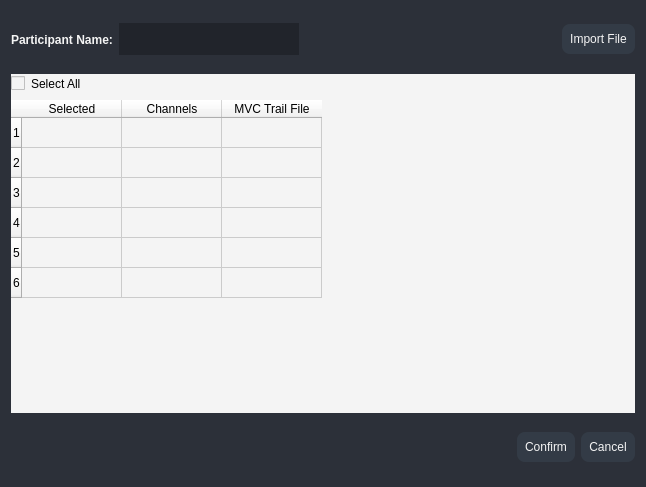
<?xml version="1.0" encoding="UTF-8"?>
<ui version="4.0">
 <class>Form</class>
 <widget class="QWidget" name="Form">
  <property name="geometry">
   <rect>
    <x>0</x>
    <y>0</y>
    <width>646</width>
    <height>487</height>
   </rect>
  </property>
  <property name="windowTitle">
   <string>Form</string>
  </property>
  <property name="styleSheet">
   <string notr="true">background-color:#2c3039;</string>
  </property>
  <layout class="QVBoxLayout" name="verticalLayout">
   <item>
    <widget class="QFrame" name="top">
     <property name="sizePolicy">
      <sizepolicy hsizetype="Preferred" vsizetype="Expanding">
       <horstretch>0</horstretch>
       <verstretch>1</verstretch>
      </sizepolicy>
     </property>
     <property name="styleSheet">
      <string notr="true">border:none;</string>
     </property>
     <property name="frameShape">
      <enum>QFrame::StyledPanel</enum>
     </property>
     <property name="frameShadow">
      <enum>QFrame::Raised</enum>
     </property>
     <layout class="QHBoxLayout" name="horizontalLayout_2">
      <property name="spacing">
       <number>0</number>
      </property>
      <property name="leftMargin">
       <number>0</number>
      </property>
      <property name="topMargin">
       <number>0</number>
      </property>
      <property name="rightMargin">
       <number>0</number>
      </property>
      <property name="bottomMargin">
       <number>0</number>
      </property>
      <item>
       <widget class="QFrame" name="name">
        <property name="frameShape">
         <enum>QFrame::StyledPanel</enum>
        </property>
        <property name="frameShadow">
         <enum>QFrame::Raised</enum>
        </property>
        <layout class="QHBoxLayout" name="horizontalLayout">
         <property name="leftMargin">
          <number>0</number>
         </property>
         <property name="topMargin">
          <number>0</number>
         </property>
         <property name="rightMargin">
          <number>0</number>
         </property>
         <property name="bottomMargin">
          <number>0</number>
         </property>
         <item>
          <widget class="QLabel" name="label">
           <property name="styleSheet">
            <string notr="true">font-weight:bold;
color:#f4f4f4;</string>
           </property>
           <property name="text">
            <string>Participant Name:</string>
           </property>
          </widget>
         </item>
         <item>
          <widget class="QLineEdit" name="lineEdit_3">
           <property name="sizePolicy">
            <sizepolicy hsizetype="Expanding" vsizetype="Fixed">
             <horstretch>8</horstretch>
             <verstretch>0</verstretch>
            </sizepolicy>
           </property>
           <property name="minimumSize">
            <size>
             <width>180</width>
             <height>32</height>
            </size>
           </property>
           <property name="styleSheet">
            <string notr="true">background-color: #21242b;
</string>
           </property>
           <property name="text">
            <string/>
           </property>
           <property name="placeholderText">
            <string/>
           </property>
          </widget>
         </item>
        </layout>
       </widget>
      </item>
      <item>
       <spacer name="horizontalSpacer">
        <property name="orientation">
         <enum>Qt::Horizontal</enum>
        </property>
        <property name="sizeHint" stdset="0">
         <size>
          <width>213</width>
          <height>20</height>
         </size>
        </property>
       </spacer>
      </item>
      <item>
       <widget class="QPushButton" name="import_btn">
        <property name="cursor">
         <cursorShape>PointingHandCursor</cursorShape>
        </property>
        <property name="styleSheet">
         <string notr="true">color:#f4f4f4;
background-color: #333b46;
padding:8px 8px;
marging:2px 2px;
border-radius:8px;</string>
        </property>
        <property name="text">
         <string>Import File</string>
        </property>
        <property name="icon">
         <iconset>
          <normaloff>images/icons/cil-file.png</normaloff>images/icons/cil-file.png</iconset>
        </property>
       </widget>
      </item>
     </layout>
    </widget>
   </item>
   <item>
    <widget class="QFrame" name="body">
     <property name="sizePolicy">
      <sizepolicy hsizetype="Preferred" vsizetype="Expanding">
       <horstretch>0</horstretch>
       <verstretch>6</verstretch>
      </sizepolicy>
     </property>
     <property name="styleSheet">
      <string notr="true">background-color:#f4f4f4;
border:none;</string>
     </property>
     <property name="frameShape">
      <enum>QFrame::StyledPanel</enum>
     </property>
     <property name="frameShadow">
      <enum>QFrame::Raised</enum>
     </property>
     <layout class="QVBoxLayout" name="verticalLayout_2">
      <property name="spacing">
       <number>-1</number>
      </property>
      <property name="leftMargin">
       <number>0</number>
      </property>
      <property name="topMargin">
       <number>0</number>
      </property>
      <property name="rightMargin">
       <number>0</number>
      </property>
      <property name="bottomMargin">
       <number>0</number>
      </property>
      <item>
       <widget class="QFrame" name="frame_2">
        <property name="frameShape">
         <enum>QFrame::StyledPanel</enum>
        </property>
        <property name="frameShadow">
         <enum>QFrame::Raised</enum>
        </property>
        <layout class="QHBoxLayout" name="horizontalLayout_5">
         <property name="spacing">
          <number>0</number>
         </property>
         <property name="leftMargin">
          <number>0</number>
         </property>
         <property name="topMargin">
          <number>0</number>
         </property>
         <property name="rightMargin">
          <number>0</number>
         </property>
         <property name="bottomMargin">
          <number>0</number>
         </property>
         <item>
          <widget class="QCheckBox" name="checkBox">
           <property name="text">
            <string>Select All</string>
           </property>
          </widget>
         </item>
         <item>
          <spacer name="horizontalSpacer_3">
           <property name="orientation">
            <enum>Qt::Horizontal</enum>
           </property>
           <property name="sizeHint" stdset="0">
            <size>
             <width>531</width>
             <height>20</height>
            </size>
           </property>
          </spacer>
         </item>
         <item>
          <widget class="QFrame" name="frame_3">
           <property name="frameShape">
            <enum>QFrame::StyledPanel</enum>
           </property>
           <property name="frameShadow">
            <enum>QFrame::Raised</enum>
           </property>
          </widget>
         </item>
        </layout>
       </widget>
      </item>
      <item>
       <widget class="QTableWidget" name="tableWidget">
        <property name="minimumSize">
         <size>
          <width>0</width>
          <height>0</height>
         </size>
        </property>
        <row>
         <property name="text">
          <string>1</string>
         </property>
        </row>
        <row>
         <property name="text">
          <string>2</string>
         </property>
        </row>
        <row>
         <property name="text">
          <string>3</string>
         </property>
        </row>
        <row>
         <property name="text">
          <string>4</string>
         </property>
        </row>
        <row>
         <property name="text">
          <string>5</string>
         </property>
        </row>
        <row>
         <property name="text">
          <string>6</string>
         </property>
        </row>
        <column>
         <property name="text">
          <string>Selected</string>
         </property>
        </column>
        <column>
         <property name="text">
          <string>Channels</string>
         </property>
        </column>
        <column>
         <property name="text">
          <string>MVC Trail File</string>
         </property>
        </column>
       </widget>
      </item>
     </layout>
    </widget>
   </item>
   <item>
    <widget class="QFrame" name="bottom">
     <property name="sizePolicy">
      <sizepolicy hsizetype="Preferred" vsizetype="Expanding">
       <horstretch>0</horstretch>
       <verstretch>1</verstretch>
      </sizepolicy>
     </property>
     <property name="styleSheet">
      <string notr="true">border:none;</string>
     </property>
     <property name="frameShape">
      <enum>QFrame::StyledPanel</enum>
     </property>
     <property name="frameShadow">
      <enum>QFrame::Raised</enum>
     </property>
     <layout class="QHBoxLayout" name="horizontalLayout_4">
      <property name="spacing">
       <number>0</number>
      </property>
      <property name="leftMargin">
       <number>0</number>
      </property>
      <property name="topMargin">
       <number>0</number>
      </property>
      <property name="rightMargin">
       <number>0</number>
      </property>
      <property name="bottomMargin">
       <number>0</number>
      </property>
      <item>
       <spacer name="horizontalSpacer_2">
        <property name="orientation">
         <enum>Qt::Horizontal</enum>
        </property>
        <property name="sizeHint" stdset="0">
         <size>
          <width>482</width>
          <height>20</height>
         </size>
        </property>
       </spacer>
      </item>
      <item>
       <widget class="QFrame" name="frame">
        <property name="frameShape">
         <enum>QFrame::StyledPanel</enum>
        </property>
        <property name="frameShadow">
         <enum>QFrame::Raised</enum>
        </property>
        <layout class="QHBoxLayout" name="horizontalLayout_3">
         <property name="leftMargin">
          <number>0</number>
         </property>
         <property name="topMargin">
          <number>0</number>
         </property>
         <property name="rightMargin">
          <number>0</number>
         </property>
         <property name="bottomMargin">
          <number>0</number>
         </property>
         <item>
          <widget class="QPushButton" name="import_btn_2">
           <property name="cursor">
            <cursorShape>PointingHandCursor</cursorShape>
           </property>
           <property name="styleSheet">
            <string notr="true">color:#f4f4f4;
background-color: #333b46;
padding:8px 8px;
marging:2px 2px;
border-radius:8px;</string>
           </property>
           <property name="text">
            <string>Confirm</string>
           </property>
          </widget>
         </item>
         <item>
          <widget class="QPushButton" name="import_btn_3">
           <property name="cursor">
            <cursorShape>PointingHandCursor</cursorShape>
           </property>
           <property name="styleSheet">
            <string notr="true">color:#f4f4f4;
background-color: #333b46;
padding:8px 8px;
marging:2px 2px;
border-radius:8px;</string>
           </property>
           <property name="text">
            <string>Cancel</string>
           </property>
          </widget>
         </item>
        </layout>
       </widget>
      </item>
     </layout>
    </widget>
   </item>
  </layout>
 </widget>
 <resources/>
 <connections/>
</ui>
